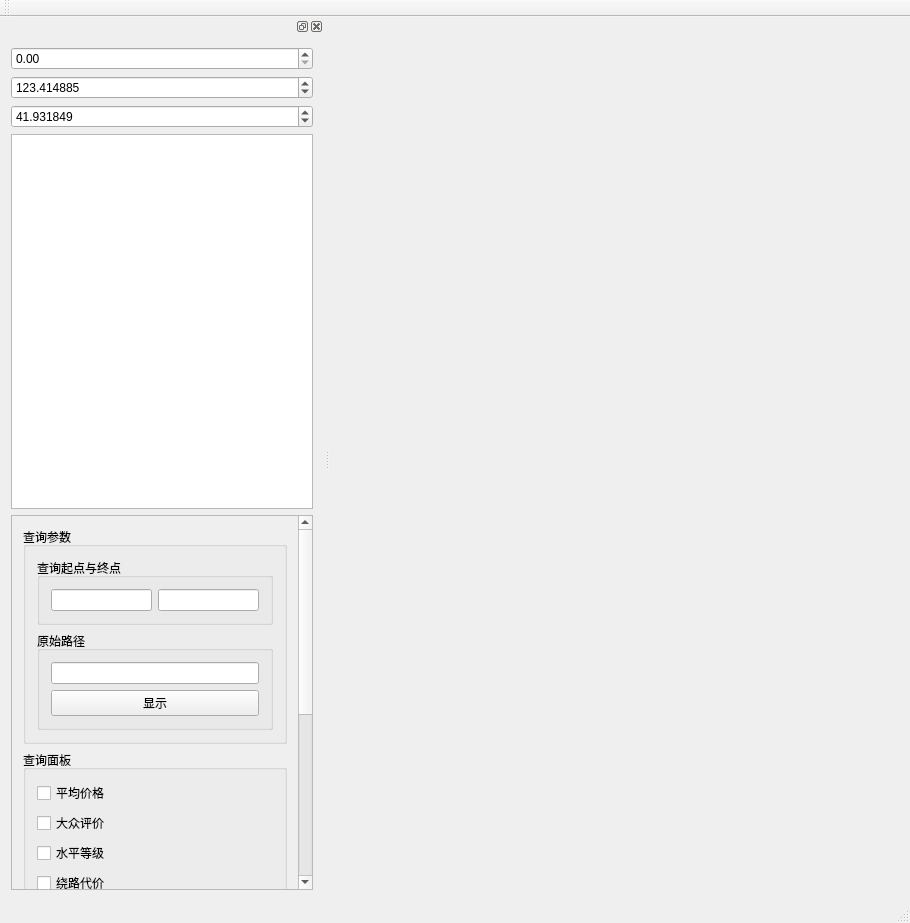
<?xml version="1.0" encoding="UTF-8"?>
<ui version="4.0">
 <class>MainWindow</class>
 <widget class="QMainWindow" name="MainWindow">
  <property name="geometry">
   <rect>
    <x>0</x>
    <y>0</y>
    <width>910</width>
    <height>923</height>
   </rect>
  </property>
  <property name="windowTitle">
   <string>MainWindow</string>
  </property>
  <widget class="QWidget" name="centralWidget"/>
  <widget class="QMenuBar" name="menuBar">
   <property name="geometry">
    <rect>
     <x>0</x>
     <y>0</y>
     <width>910</width>
     <height>28</height>
    </rect>
   </property>
  </widget>
  <widget class="QToolBar" name="mainToolBar">
   <attribute name="toolBarArea">
    <enum>TopToolBarArea</enum>
   </attribute>
   <attribute name="toolBarBreak">
    <bool>false</bool>
   </attribute>
  </widget>
  <widget class="QStatusBar" name="statusBar"/>
  <widget class="QDockWidget" name="dockWidget_2">
   <attribute name="dockWidgetArea">
    <number>1</number>
   </attribute>
   <widget class="QWidget" name="dockWidgetContents_4">
    <layout class="QVBoxLayout" name="verticalLayout">
     <item>
      <widget class="QDoubleSpinBox" name="doubleSpinBox"/>
     </item>
     <item>
      <widget class="QDoubleSpinBox" name="spinlong">
       <property name="decimals">
        <number>6</number>
       </property>
       <property name="minimum">
        <double>-180.000000000000000</double>
       </property>
       <property name="maximum">
        <double>180.000000000000000</double>
       </property>
       <property name="singleStep">
        <double>0.002000000000000</double>
       </property>
       <property name="value">
        <double>123.414884999999998</double>
       </property>
      </widget>
     </item>
     <item>
      <widget class="QDoubleSpinBox" name="spinlat">
       <property name="decimals">
        <number>6</number>
       </property>
       <property name="minimum">
        <double>-90.000000000000000</double>
       </property>
       <property name="maximum">
        <double>90.000000000000000</double>
       </property>
       <property name="value">
        <double>41.931849000000000</double>
       </property>
      </widget>
     </item>
     <item>
      <widget class="QTextEdit" name="textEdit"/>
     </item>
     <item>
      <widget class="QScrollArea" name="scrollArea">
       <property name="widgetResizable">
        <bool>true</bool>
       </property>
       <widget class="QWidget" name="scrollAreaWidgetContents_2">
        <property name="geometry">
         <rect>
          <x>0</x>
          <y>-355</y>
          <width>342</width>
          <height>761</height>
         </rect>
        </property>
        <layout class="QGridLayout" name="gridLayout">
         <item row="1" column="0">
          <widget class="QGroupBox" name="groupBox_4">
           <property name="title">
            <string>查询参数</string>
           </property>
           <layout class="QVBoxLayout" name="verticalLayout_3">
            <item>
             <widget class="QGroupBox" name="groupBox_3">
              <property name="title">
               <string>查询起点与终点</string>
              </property>
              <layout class="QHBoxLayout" name="horizontalLayout">
               <item>
                <widget class="QLineEdit" name="query_start"/>
               </item>
               <item>
                <widget class="QLineEdit" name="query_end"/>
               </item>
              </layout>
             </widget>
            </item>
            <item>
             <widget class="QGroupBox" name="groupBox_5">
              <property name="title">
               <string>原始路径</string>
              </property>
              <layout class="QVBoxLayout" name="verticalLayout_5">
               <item>
                <widget class="QLineEdit" name="query_basepath"/>
               </item>
               <item>
                <widget class="QPushButton" name="btn_query_show">
                 <property name="text">
                  <string>显示</string>
                 </property>
                </widget>
               </item>
              </layout>
             </widget>
            </item>
           </layout>
          </widget>
         </item>
         <item row="6" column="0">
          <widget class="QPushButton" name="pushButton_3">
           <property name="text">
            <string>边数据输入</string>
           </property>
          </widget>
         </item>
         <item row="9" column="0">
          <widget class="QPushButton" name="pushButton">
           <property name="text">
            <string>单点标记</string>
           </property>
          </widget>
         </item>
         <item row="8" column="0">
          <widget class="QPushButton" name="btn_keys">
           <property name="text">
            <string>关键字数据输入</string>
           </property>
          </widget>
         </item>
         <item row="4" column="0">
          <layout class="QHBoxLayout" name="horizontalLayout_2">
           <item>
            <widget class="QPushButton" name="btn_clear">
             <property name="text">
              <string>清除标记</string>
             </property>
            </widget>
           </item>
           <item>
            <widget class="QPushButton" name="pushButton_4">
             <property name="text">
              <string>清除路网</string>
             </property>
            </widget>
           </item>
          </layout>
         </item>
         <item row="3" column="0">
          <widget class="QGroupBox" name="groupBox">
           <property name="title">
            <string>查询面板</string>
           </property>
           <layout class="QVBoxLayout" name="verticalLayout_2">
            <item>
             <widget class="QCheckBox" name="chk_price">
              <property name="text">
               <string>平均价格</string>
              </property>
             </widget>
            </item>
            <item>
             <widget class="QCheckBox" name="chk_sorce">
              <property name="text">
               <string>大众评价</string>
              </property>
             </widget>
            </item>
            <item>
             <widget class="QCheckBox" name="chk_grade">
              <property name="text">
               <string>水平等级</string>
              </property>
             </widget>
            </item>
            <item>
             <widget class="QCheckBox" name="chk_detour">
              <property name="text">
               <string>绕路代价</string>
              </property>
             </widget>
            </item>
            <item>
             <widget class="QCheckBox" name="chk_total">
              <property name="text">
               <string>距离代价</string>
              </property>
             </widget>
            </item>
            <item>
             <widget class="QGroupBox" name="groupBox_2">
              <property name="title">
               <string>查询关键字</string>
              </property>
              <layout class="QVBoxLayout" name="verticalLayout_4">
               <item>
                <widget class="QLineEdit" name="query_keys"/>
               </item>
              </layout>
             </widget>
            </item>
            <item>
             <widget class="QPushButton" name="btn_query">
              <property name="text">
               <string>查询</string>
              </property>
             </widget>
            </item>
           </layout>
          </widget>
         </item>
         <item row="7" column="0">
          <widget class="QPushButton" name="pushButton_2">
           <property name="text">
            <string>点数据输入</string>
           </property>
          </widget>
         </item>
        </layout>
       </widget>
      </widget>
     </item>
    </layout>
   </widget>
  </widget>
 </widget>
 <layoutdefault spacing="6" margin="11"/>
 <resources/>
 <connections/>
</ui>
